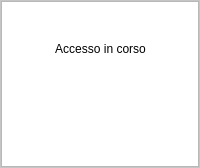
      <widget class="QWidget" name="loggingin">
       <layout class="QHBoxLayout" name="horizontalLayout_21">
        <property name="spacing">
         <number>6</number>
        </property>
        <property name="margin">
         <number>0</number>
        </property>
        <item>
         <widget class="QFrame" name="frame_3">
          <property name="styleSheet">
           <string notr="true">QFrame#frame_3{
	background-color: rgb(255, 255, 255);
}

QFrame#frame_4{
	
    background-image: url(:/resource/background_new.png);
	background-repeat:repeat-x;
}

QFrame#frame_4_old{
	background-image: url(:/resource/bg_bottom.png);
	background-repeat:no-repeat;
	background-position:bottom left
}

QFrame#frame_3_old{
	
	background-repeat:repeat-x;
}</string>
          </property>
          <property name="frameShape">
           <enum>QFrame::StyledPanel</enum>
          </property>
          <property name="frameShadow">
           <enum>QFrame::Raised</enum>
          </property>
          <layout class="QHBoxLayout" name="horizontalLayout_23">
           <property name="spacing">
            <number>0</number>
           </property>
           <property name="margin">
            <number>0</number>
           </property>
           <item>
            <widget class="QFrame" name="frame_4">
             <property name="frameShape">
              <enum>QFrame::StyledPanel</enum>
             </property>
             <property name="frameShadow">
              <enum>QFrame::Raised</enum>
             </property>
             <layout class="QHBoxLayout" name="horizontalLayout_22">
              <property name="spacing">
               <number>0</number>
              </property>
              <property name="margin">
               <number>0</number>
              </property>
              <item>
               <layout class="QGridLayout" name="gridLayout_6">
                <item row="1" column="1">
                 <widget class="QLabel" name="label_19">
                  <property name="text">
                   <string>Accesso in corso</string>
                  </property>
                  <property name="alignment">
                   <set>Qt::AlignCenter</set>
                  </property>
                 </widget>
                </item>
                <item row="2" column="1">
                 <widget class="QLabel" name="labelSpinner">
                  <property name="sizePolicy">
                   <sizepolicy hsizetype="Minimum" vsizetype="Fixed">
                    <horstretch>0</horstretch>
                    <verstretch>0</verstretch>
                   </sizepolicy>
                  </property>
                  <property name="minimumSize">
                   <size>
                    <width>0</width>
                    <height>70</height>
                   </size>
                  </property>
                  <property name="text">
                   <string/>
                  </property>
                  <property name="alignment">
                   <set>Qt::AlignCenter</set>
                  </property>
                 </widget>
                </item>
                <item row="3" column="1">
                 <spacer name="verticalSpacer_4">
                  <property name="orientation">
                   <enum>Qt::Vertical</enum>
                  </property>
                  <property name="sizeHint" stdset="0">
                   <size>
                    <width>20</width>
                    <height>40</height>
                   </size>
                  </property>
                 </spacer>
                </item>
                <item row="3" column="0">
                 <spacer name="horizontalSpacer_12">
                  <property name="orientation">
                   <enum>Qt::Horizontal</enum>
                  </property>
                  <property name="sizeHint" stdset="0">
                   <size>
                    <width>40</width>
                    <height>20</height>
                   </size>
                  </property>
                 </spacer>
                </item>
                <item row="3" column="2">
                 <spacer name="horizontalSpacer_13">
                  <property name="orientation">
                   <enum>Qt::Horizontal</enum>
                  </property>
                  <property name="sizeHint" stdset="0">
                   <size>
                    <width>40</width>
                    <height>20</height>
                   </size>
                  </property>
                 </spacer>
                </item>
                <item row="0" column="1">
                 <spacer name="verticalSpacer_5">
                  <property name="orientation">
                   <enum>Qt::Vertical</enum>
                  </property>
                  <property name="sizeType">
                   <enum>QSizePolicy::Fixed</enum>
                  </property>
                  <property name="sizeHint" stdset="0">
                   <size>
                    <width>20</width>
                    <height>40</height>
                   </size>
                  </property>
                 </spacer>
                </item>
               </layout>
              </item>
             </layout>
            </widget>
           </item>
          </layout>
         </widget>
        </item>
       </layout>
      </widget>
